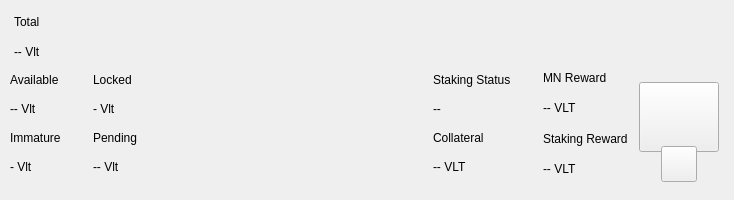
<?xml version="1.0" encoding="UTF-8"?>
<ui version="4.0">
 <class>TopBar</class>
 <widget class="QWidget" name="TopBar">
  <property name="geometry">
   <rect>
    <x>0</x>
    <y>0</y>
    <width>734</width>
    <height>200</height>
   </rect>
  </property>
  <property name="minimumSize">
   <size>
    <width>0</width>
    <height>200</height>
   </size>
  </property>
  <property name="maximumSize">
   <size>
    <width>16777215</width>
    <height>200</height>
   </size>
  </property>
  <property name="windowTitle">
   <string notr="true">N/A</string>
  </property>
  <layout class="QVBoxLayout" name="verticalLayout_10" stretch="0">
   <property name="spacing">
    <number>0</number>
   </property>
   <property name="leftMargin">
    <number>0</number>
   </property>
   <property name="topMargin">
    <number>0</number>
   </property>
   <property name="rightMargin">
    <number>0</number>
   </property>
   <property name="bottomMargin">
    <number>0</number>
   </property>
   <item>
    <widget class="PFBorderImage" name="containerTop">
     <layout class="QVBoxLayout" name="verticalLayout_11">
      <property name="spacing">
       <number>0</number>
      </property>
      <property name="leftMargin">
       <number>0</number>
      </property>
      <property name="topMargin">
       <number>0</number>
      </property>
      <property name="rightMargin">
       <number>0</number>
      </property>
      <property name="bottomMargin">
       <number>0</number>
      </property>
      <item>
       <widget class="QWidget" name="top_container_2" native="true">
        <property name="minimumSize">
         <size>
          <width>0</width>
          <height>65</height>
         </size>
        </property>
        <layout class="QHBoxLayout" name="top_container">
         <property name="spacing">
          <number>0</number>
         </property>
         <property name="leftMargin">
          <number>14</number>
         </property>
         <property name="topMargin">
          <number>0</number>
         </property>
         <property name="rightMargin">
          <number>14</number>
         </property>
         <property name="bottomMargin">
          <number>0</number>
         </property>
         <item alignment="Qt::AlignVCenter">
          <widget class="QWidget" name="widgetTopAmount" native="true">
           <property name="sizePolicy">
            <sizepolicy hsizetype="Preferred" vsizetype="Maximum">
             <horstretch>0</horstretch>
             <verstretch>0</verstretch>
            </sizepolicy>
           </property>
           <layout class="QHBoxLayout" name="horizontalLayout_5">
            <property name="spacing">
             <number>5</number>
            </property>
            <property name="leftMargin">
             <number>0</number>
            </property>
            <property name="topMargin">
             <number>0</number>
            </property>
            <property name="rightMargin">
             <number>0</number>
            </property>
            <property name="bottomMargin">
             <number>0</number>
            </property>
           </layout>
          </widget>
         </item>
		<item>
		<layout class="QHBoxLayout" name="horizontalLayout_4">
			<property name="spacing">
			<number>12</number>
			</property>
			<property name="rightMargin">
			<number>0</number>
			</property>
			<item>
			<widget class="QWidget" name="widgetAmount" native="true">
		<layout class="QVBoxLayout" name="verticalLayout_2">
			<property name="spacing">
			<number>2</number>
			</property>
			<property name="leftMargin">
			<number>0</number>
			</property>
			<property name="topMargin">
			<number>8</number>
			</property>
			<property name="rightMargin">
			<number>0</number>
			</property>
			<property name="bottomMargin">
			<number>0</number>
			</property>
		<item>
			<widget class="QLabel" name="labelTitle1">
			<property name="text">
			<string>Total</string>
			</property>
			</widget>
		</item>
		<item>
			<widget class="QLabel" name="labelAmountVlt">
			<property name="text">
			<string notr="true">-- Vlt</string>
			</property>
			</widget>
		</item>
			</layout>
			</widget>
			</item>
         <item alignment="Qt::AlignVCenter">
          <widget class="QWidget" name="widgetTopAmount" native="true">
           <property name="sizePolicy">
            <sizepolicy hsizetype="Preferred" vsizetype="Maximum">
             <horstretch>0</horstretch>
             <verstretch>0</verstretch>
            </sizepolicy>
           </property>
           <layout class="QHBoxLayout" name="horizontalLayout_5">
            <property name="spacing">
			<number>0</number>
            </property>
            <property name="leftMargin">
             <number>0</number>
            </property>
            <property name="topMargin">
             <number>0</number>
            </property>
            <property name="rightMargin">
             <number>0</number>
            </property>
            <property name="bottomMargin">
             <number>0</number>
            </property>
           </layout>
          </widget>
         </item>
         <item>
          <spacer name="horizontalSpacer">
           <property name="orientation">
            <enum>Qt::Horizontal</enum>
           </property>
           <property name="sizeHint" stdset="0">
            <size>
             <width>40</width>
             <height>20</height>
            </size>
           </property>
          </spacer>
         </item>
           <item alignment="Qt::AlignRight">
            <widget class="QWidget" name="layoutSync" native="true">
             <property name="minimumSize">
              <size>
               <width>0</width>
               <height>36</height>
              </size>
             </property>
             <property name="maximumSize">
              <size>
               <width>16777215</width>
               <height>36</height>
              </size>
             </property>
             <layout class="QVBoxLayout" name="verticalLayout_9">
              <property name="leftMargin">
               <number>0</number>
              </property>
              <property name="topMargin">
               <number>0</number>
              </property>
              <property name="rightMargin">
               <number>0</number>
              </property>
              <property name="bottomMargin">
               <number>0</number>
              </property>
              <item>
               <widget class="ExpandableButton" name="pushButtonSync" native="true">
                <property name="minimumSize">
                 <size>
                  <width>36</width>
                  <height>36</height>
                 </size>
                </property>
                <property name="maximumSize">
                 <size>
                  <width>16777215</width>
                  <height>36</height>
                 </size>
                </property>
               </widget>
              </item>
             </layout>
            </widget>
           </item>
           <item>
            <widget class="ExpandableButton" name="pushButtonHDUpgrade" native="true">
             <property name="minimumSize">
              <size>
               <width>36</width>
               <height>36</height>
              </size>
             </property>
            </widget>
           </item>
		   <item>
			<widget class="ExpandableButton" name="pushButtonMasternodes" native="true">
			<property name="minimumSize">
			<size>
			<width>36</width>
			<height>36</height>
			</size>
			</property>
			<property name="maximumSize">
			<size>
			<width>16777215</width>
			<height>36</height>
			</size>
			</property>
			</widget>
			</item>
			<item>
			<widget class="ExpandableButton" name="pushButtonConf" native="true">
			<property name="minimumSize">
			<size>
			<width>36</width>
			<height>36</height>
			</size>
			</property>
			<property name="maximumSize">
			<size>
			<width>16777215</width>
			<height>36</height>
			</size>
			</property>
			</widget>
			</item>
           <item>
            <widget class="ExpandableButton" name="pushButtonConnection" native="true">
             <property name="minimumSize">
              <size>
               <width>36</width>
               <height>36</height>
              </size>
             </property>
            </widget>
           </item>
           <item>
            <widget class="ExpandableButton" name="pushButtonLock" native="true">
             <property name="sizePolicy">
              <sizepolicy hsizetype="Expanding" vsizetype="Expanding">
               <horstretch>0</horstretch>
               <verstretch>0</verstretch>
              </sizepolicy>
             </property>
             <property name="minimumSize">
              <size>
               <width>36</width>
               <height>0</height>
              </size>
             </property>
            </widget>
           </item>
           <item>
            <widget class="ExpandableButton" name="pushButtonTheme" native="true">
             <property name="minimumSize">
              <size>
               <width>36</width>
               <height>36</height>
              </size>
             </property>
             <property name="maximumSize">
              <size>
               <width>16777215</width>
               <height>36</height>
              </size>
             </property>
            </widget>
           </item>
          </layout>
         </item>
        </layout>
       </widget>
      </item>
      <item>
       <widget class="QWidget" name="bottom_container" native="true">
        <property name="minimumSize">
         <size>
          <width>0</width>
          <height>135</height>
         </size>
        </property>
        <layout class="QHBoxLayout" name="botton_container">
         <property name="leftMargin">
          <number>10</number>
         </property>
         <property name="topMargin">
          <number>0</number>
         </property>
         <property name="rightMargin">
          <number>10</number>
         </property>
         <property name="bottomMargin">
          <number>10</number>
         </property>
	     <item>
		<layout class="QHBoxLayout" name="horizontalLayout_3">
			<property name="spacing">
			<number>0</number>
			</property>
			<property name="bottomMargin">
			<number>9</number>
			</property>
			<item>
			<layout class="QVBoxLayout" name="verticalLayout_7">
			<property name="spacing">
			<number>0</number>
			</property>
			<property name="leftMargin">
			<number>0</number>
			</property>
			<property name="rightMargin">
			<number>0</number>
			</property>
			<item>
		<layout class="QHBoxLayout" name="horizontalLayout_2">
			<property name="spacing">
			<number>0</number>
			</property>
			<item>
		<layout class="QVBoxLayout" name="verticalLayout_6">
			<item>
			<widget class="QLabel" name="labelTitle5">
			<property name="text">
			<string>Available</string>
			</property>
			</widget>
			</item>
			<item>
			<widget class="QLabel" name="labelAvailableVlt">
			<property name="text">
			<string>-- Vlt</string>
			</property>
			</widget>
			</item>
			<item>
			<widget class="QLabel" name="labelTitle4">
			<property name="text">
			<string>Immature</string>
			</property>
			</widget>
			</item>
			<item>
			<widget class="QLabel" name="labelImmatureVlt">
			<property name="text">
			<string notr="true">- Vlt</string>
			</property>
			</widget>
			</item>
			</layout>
			</item>
			<item>
		<layout class="QVBoxLayout" name="verticalLayout_8">
			<property name="leftMargin">
			<number>32</number>
			</property>
			<item>
			<widget class="QLabel" name="labelTitle6">
			<property name="text">
			<string>Locked</string>
			</property>
			</widget>
			</item>
			<item>
			<widget class="QLabel" name="labelLockedVlt">
			<property name="text">
			<string>- Vlt</string>
			</property>
			</widget>
			</item>
			<item>
			<widget class="QLabel" name="labelTitle3">
			<property name="text">
			<string>Pending</string>
			</property>
			</widget>
			</item>
			<item>
			<widget class="QLabel" name="labelPendingVlt">
			<property name="text">
			<string notr="true">-- Vlt</string>
			</property>
			</widget>
			</item>
			</layout>
			</item>
			</layout>
			</item>
			</layout>
			</item>
			</layout>
			</item>
         <item>
          <spacer name="horizontalSpacer_2">
           <property name="orientation">
            <enum>Qt::Horizontal</enum>
           </property>
           <property name="sizeHint" stdset="0">
            <size>
             <width>40</width>
             <height>20</height>
            </size>
           </property>
          </spacer>
         </item>
		<item>
          <layout class="QHBoxLayout" name="horizontalLayout_6">
           <property name="spacing">
            <number>0</number>
           </property>
           <property name="rightMargin">
            <number>0</number>
           </property>
           <property name="bottomMargin">
            <number>9</number>
           </property>
           <item>
            <layout class="QVBoxLayout" name="verticalLayout_5">
             <item>
              <widget class="QLabel" name="labelStakingInfo">
               <property name="text">
                <string>Staking Status</string>
               </property>
              </widget>
             </item>
             <item>
               <widget class="QLabel" name="labelStakingStatus">
                <property name="text">
                 <string notr="true">--</string>
                </property>
               </widget>
              </item>
             <item>
              <widget class="QLabel" name="labelTitle8">
               <property name="text">
                <string>Collateral</string>
               </property>
              </widget>
             </item>
             <item>
              <widget class="QLabel" name="labelCollateralVlt">
               <property name="text">
                <string notr="true">-- VLT</string>
               </property>
              </widget>
             </item>
            </layout>
           </item>
           <item>
            <widget class="QWidget" name="widgetNextCollateral" native="true">
             <layout class="QVBoxLayout" name="verticalLayout_12">
              <property name="leftMargin">
               <number>32</number>
              </property>
              <property name="topMargin">
               <number>0</number>
              </property>
              <property name="rightMargin">
               <number>0</number>
              </property>
              <property name="bottomMargin">
               <number>0</number>
              </property>
				 <item>
               <widget class="QLabel" name="labelMNReward">
                <property name="text">
                 <string>MN Reward</string>
                </property>
               </widget>
              </item>
              <item>
               <widget class="QLabel" name="labelMNRewardvalue">
                <property name="text">
                 <string>-- VLT</string>
                </property>
               </widget>
              </item>
              <item>
               <widget class="QLabel" name="labelStakingReward">
                <property name="text">
                 <string>Staking Reward</string>
                </property>
               </widget>
              </item>
              <item>
               <widget class="QLabel" name="labelStakingRewardvalue">
                <property name="text">
                 <string notr="true">-- VLT</string>
                </property>
               </widget>
              </item>
             </layout>
            </widget>
           </item>
          </layout>
         </item>
         <item alignment="Qt::AlignHCenter|Qt::AlignVCenter">
          <widget class="QWidget" name="qrContainer" native="true">
           <property name="sizePolicy">
            <sizepolicy hsizetype="Preferred" vsizetype="Minimum">
             <horstretch>0</horstretch>
             <verstretch>0</verstretch>
            </sizepolicy>
           </property>
           <property name="minimumSize">
            <size>
             <width>90</width>
             <height>110</height>
            </size>
           </property>
           <property name="maximumSize">
            <size>
             <width>90</width>
             <height>110</height>
            </size>
           </property>
           <layout class="QVBoxLayout" name="containerQR">
            <property name="spacing">
             <number>0</number>
            </property>
            <property name="leftMargin">
             <number>5</number>
            </property>
            <property name="topMargin">
             <number>10</number>
            </property>
            <property name="rightMargin">
             <number>5</number>
            </property>
            <property name="bottomMargin">
             <number>0</number>
            </property>
            <item>
             <widget class="QPushButton" name="btnQr">
              <property name="minimumSize">
               <size>
                <width>70</width>
                <height>70</height>
               </size>
              </property>
              <property name="maximumSize">
               <size>
                <width>16777215</width>
                <height>70</height>
               </size>
              </property>
              <property name="focusPolicy">
               <enum>Qt::NoFocus</enum>
              </property>
              <property name="text">
               <string/>
              </property>
              <property name="iconSize">
               <size>
                <width>70</width>
                <height>70</height>
               </size>
              </property>
             </widget>
            </item>
            <item>
             <spacer name="verticalSpacer">
              <property name="orientation">
               <enum>Qt::Vertical</enum>
              </property>
              <property name="sizeType">
               <enum>QSizePolicy::Fixed</enum>
              </property>
              <property name="sizeHint" stdset="0">
               <size>
                <width>20</width>
                <height>20</height>
               </size>
              </property>
             </spacer>
            </item>
            <item alignment="Qt::AlignHCenter|Qt::AlignBottom">
             <widget class="QPushButton" name="pushButtonQR">
              <property name="minimumSize">
               <size>
                <width>36</width>
                <height>36</height>
               </size>
              </property>
              <property name="maximumSize">
               <size>
                <width>36</width>
                <height>36</height>
               </size>
              </property>
              <property name="focusPolicy">
               <enum>Qt::NoFocus</enum>
              </property>
              <property name="text">
               <string/>
              </property>
             </widget>
            </item>
           </layout>
          </widget>
         </item>
        </layout>
       </widget>
      </item>
     </layout>
    </widget>
   </item>
  </layout>
 </widget>
 <customwidgets>
  <customwidget>
   <class>ExpandableButton</class>
   <extends>QWidget</extends>
   <header>qt/volt/expandablebutton.h</header>
   <container>1</container>
  </customwidget>
  <customwidget>
   <class>PFBorderImage</class>
   <extends>QFrame</extends>
   <header>qt/volt/pfborderimage.h</header>
   <container>1</container>
  </customwidget>
 </customwidgets>
 <resources/>
 <connections/>
</ui>
